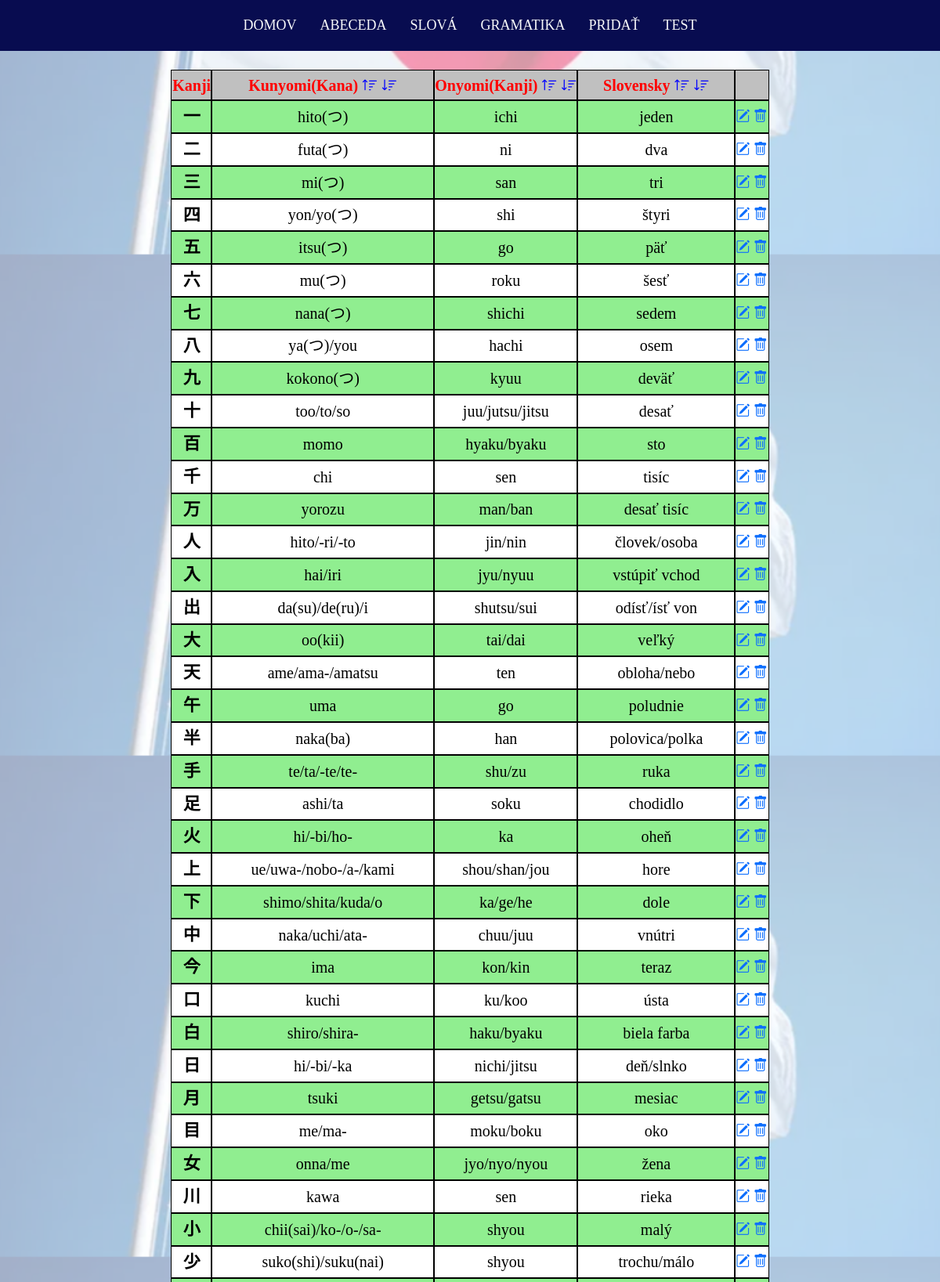
The app's page /alphabet.php?type=kanji (upper part) with its own data.
### tables this page shows
CREATE TABLE `kanji` (
  `id` int UNSIGNED NOT NULL,
  `kanji_char` varchar(16) NOT NULL,
  `kunyoumi` varchar(32) DEFAULT NULL,
  `onyoumi` varchar(32) DEFAULT NULL,
  `slovak` varchar(32) NOT NULL
);

### src/databaseQueries/databaseQueries.php (called while the page is built, shortened)
<?php
function selectAlphabet($conn,$type){
    if ($type=="hiragana")
        $sql="SELECT hiragana as 'kana',romaji FROM kana";
    else if ($type=="katakana")
        $sql = "SELECT katakana as 'kana',romaji FROM kana";
    else
        $sql="SELECT id,kanji_char,kunyoumi,onyoumi,slovak FROM kanji";
    $result = $conn->query($sql) or die ("Chyba pri vykonaní select query".$conn->error);
    return $result;
}

### src/alphabet.php (the view, shortened to what this page needs)
<?php
include "partials/header.php";
if ($_SERVER["REQUEST_METHOD"] == "GET" && isset($_GET["type"])){
    require_once("config/config.php");
    include "databaseQueries/databaseQueries.php";
    $type=$_GET["type"];
    if ($type==="hiragana" || $type==="katakana"){
        echo '<table class="tabulka tabfix" id="tabulka"><thead>
                <tr>
                    <th>Znak</th>
                    <th>Slovensky
                        <i class="cursor bi bi-sort-up" onclick="zoradenie(1,false,0)"></i>
                        <i class="cursor bi bi-sort-down" onclick="zoradenie(1,true,0)"></i>
                    </th>
                </tr>
              </thead>
              <tbody>';
    $result = selectAlphabet($conn,$type);
    if ($result){
        while ($alphabetRow = mysqli_fetch_assoc($result)) {
            echo '<tr>
                    <td class="kana">'.$alphabetRow["kana"].'</td>
                    <td class="romaji">'.$alphabetRow["romaji"].'</td>
                  </tr>';
        }
    }
        echo '</tbody></table>';
    }
    else if ($type==="kanji"){
        echo '<table class="tabulka tabfix" id="tabulka">
                    <thead>
                        <tr>
                            <th>Kanji</th>
                            <th>Kunyomi(Kana)
                                <i class="cursor bi bi-sort-up" onclick="zoradenie(1,false,0)"></i>
                                <i class="cursor bi bi-sort-down" onclick="zoradenie(1,true,0)"></i>
                            </th>
                            <th>Onyomi(Kanji)
                                <i class="cursor bi bi-sort-up" onclick="zoradenie(2,false,0)"></i>
                                <i class="cursor bi bi-sort-down" onclick="zoradenie(2,true,0)"></i>
                            </th>
							<th>Slovensky
                                <i class="cursor bi bi-sort-up" onclick="zoradenie(3,false,0)"></i>
                                <i class="cursor bi bi-sort-down" onclick="zoradenie(3,true,0)"></i>
                            </th>
							<th></th>
                        </tr>
                    </thead>
              <tbody>';
        $result = selectAlphabet($conn,$type);
        if ($result){
            while ($alphabetRow = mysqli_fetch_assoc($result)) {
				$kanji_char=$alphabetRow["kanji_char"];
				$kanji=mb_substr($kanji_char, 0, 1);
				$odkaz="'$kanji',0";
				$rowID=$alphabetRow["id"];
                $functionEditForm="'$rowID',3";
                echo '<tr class="odkaz">
                    <td class="kana" onclick="generateKanjiCombinations('.$odkaz.')">'.$kanji_char.'</td>
                    <td class="romaji" onclick="generateKanjiCombinations('.$odkaz.')">'.$alphabetRow["kunyoumi"].'</td>
                    <td class="romaji" onclick="generateKanjiCombinations('.$odkaz.')">'.$alphabetRow["onyoumi"].'</td>
                    <td class="romaji" onclick="generateKanjiCombinations('.$odkaz.')">'.$alphabetRow["slovak"].'</td>
					<td>
						<a class="nodec editWord" onclick= "generateEditForm('.$functionEditForm.')">
                        <i class = "bi bi-pencil-square"></i></a>
                        <a class="nodec deleteX word" id = "' . $rowID . '">
                        <i class = "bi bi-trash"></i></a>
					</td>
                  </tr>';
            }
        }
        echo '</tbody></table>';
    }
    else
        http_response_code(400);
}
else http_response_code(400);
?>
	<?
	include "partials/footer.php";
?>

### src/partials/style.css (style rules this page uses)
* { box-sizing: border-box !important; transition: ease all 0.5s; }
html { scroll-behavior: smooth; }
body { color: #666666; font-size: 14px; font-family: Poppins; line-height: 1.80857; font-weight: normal; overflow-x: hidden; text-align: center; min-height: 90vh; position: relative; }
body::after { background-image: url("../img/japanese_flag.png"); content: ""; background-size: 100%,0; background-position: center; width: 100%; opacity: 0.4; z-index:-1; top: -30px; bottom: 0; right: 0; left: 0; position: absolute; }

### src/css/styles.css (style rules this page uses)
.tabulka { text-align:center; border-color: black; border-collapse: collapse; margin-left:auto; margin-right:auto; margin-top: 30px; max-width: 85%; z-index: 1; }
th,td { outline: 1px solid black; }
th { font-size: 20px; }
td { font-size: 18px; }
.tabulka>thead { font-weight:bold; background-color:silver; color:red; position: sticky; top: 65px; }
.tabulka>tbody>tr:nth-child(even) { background-color:white; }
.tabulka>tbody { color:black; background-color:lightgreen; }
.romaji { font-size:20px; }
.kana { font-size: 22px; font-weight: bold; }
.cursor { cursor: pointer; text-decoration: none; color: inherit; }
.nodec { cursor: pointer; }
.odkaz { cursor:pointer; }
.bi-sort-down,.bi-sort-up { color: blue; }

### records on screen
kanji: kanji_char "一", kunyoumi "hito(つ)", onyoumi "ichi", slovak "jeden"
kanji: kanji_char "二", kunyoumi "futa(つ)", onyoumi "ni", slovak "dva"
kanji: kanji_char "三", kunyoumi "mi(つ)", onyoumi "san", slovak "tri"
kanji: kanji_char "四", kunyoumi "yon/yo(つ)", onyoumi "shi", slovak "štyri"
kanji: kanji_char "五", kunyoumi "itsu(つ)", onyoumi "go", slovak "päť"
kanji: kanji_char "六", kunyoumi "mu(つ)", onyoumi "roku", slovak "šesť"
kanji: kanji_char "七", kunyoumi "nana(つ)", onyoumi "shichi", slovak "sedem"
kanji: kanji_char "八", kunyoumi "ya(つ)/you", onyoumi "hachi", slovak "osem"
kanji: kanji_char "九", kunyoumi "kokono(つ)", onyoumi "kyuu", slovak "deväť"
kanji: kanji_char "十", kunyoumi "too/to/so", onyoumi "juu/jutsu/jitsu", slovak "desať"
kanji: kanji_char "百", kunyoumi "momo", onyoumi "hyaku/byaku", slovak "sto"
kanji: kanji_char "千", kunyoumi "chi", onyoumi "sen", slovak "tisíc"
kanji: kanji_char "万", kunyoumi "yorozu", onyoumi "man/ban", slovak "desať tisíc"
kanji: kanji_char "人", kunyoumi "hito/-ri/-to", onyoumi "jin/nin", slovak "človek/osoba"
kanji: kanji_char "入", kunyoumi "hai/iri", onyoumi "jyu/nyuu", slovak "vstúpiť vchod"
kanji: kanji_char "出", kunyoumi "da(su)/de(ru)/i", onyoumi "shutsu/sui", slovak "odísť/ísť von"
kanji: kanji_char "大", kunyoumi "oo(kii)", onyoumi "tai/dai", slovak "veľký"
kanji: kanji_char "天", kunyoumi "ame/ama-/amatsu", onyoumi "ten", slovak "obloha/nebo"
kanji: kanji_char "午", kunyoumi "uma", onyoumi "go", slovak "poludnie"
kanji: kanji_char "半", kunyoumi "naka(ba)", onyoumi "han", slovak "polovica/polka"
kanji: kanji_char "手", kunyoumi "te/ta/-te/te-", onyoumi "shu/zu", slovak "ruka"
kanji: kanji_char "足", kunyoumi "ashi/ta", onyoumi "soku", slovak "chodidlo"
kanji: kanji_char "火", kunyoumi "hi/-bi/ho-", onyoumi "ka", slovak "oheň"
kanji: kanji_char "上", kunyoumi "ue/uwa-/nobo-/a-/kami", onyoumi "shou/shan/jou", slovak "hore"
kanji: kanji_char "下", kunyoumi "shimo/shita/kuda/o", onyoumi "ka/ge/he", slovak "dole"
kanji: kanji_char "中", kunyoumi "naka/uchi/ata-", onyoumi "chuu/juu", slovak "vnútri"
kanji: kanji_char "今", kunyoumi "ima", onyoumi "kon/kin", slovak "teraz"
kanji: kanji_char "口", kunyoumi "kuchi", onyoumi "ku/koo", slovak "ústa"
kanji: kanji_char "白", kunyoumi "shiro/shira-", onyoumi "haku/byaku", slovak "biela farba"
kanji: kanji_char "日", kunyoumi "hi/-bi/-ka", onyoumi "nichi/jitsu", slovak "deň/slnko"
kanji: kanji_char "月", kunyoumi "tsuki", onyoumi "getsu/gatsu", slovak "mesiac"
kanji: kanji_char "目", kunyoumi "me/ma-", onyoumi "moku/boku", slovak "oko"
kanji: kanji_char "女", kunyoumi "onna/me", onyoumi "jyo/nyo/nyou", slovak "žena"
kanji: kanji_char "川", kunyoumi "kawa", onyoumi "sen", slovak "rieka"
kanji: kanji_char "小", kunyoumi "chii(sai)/ko-/o-/sa-", onyoumi "shyou", slovak "malý"
kanji: kanji_char "少", kunyoumi "suko(shi)/suku(nai)", onyoumi "shyou", slovak "trochu/málo"
